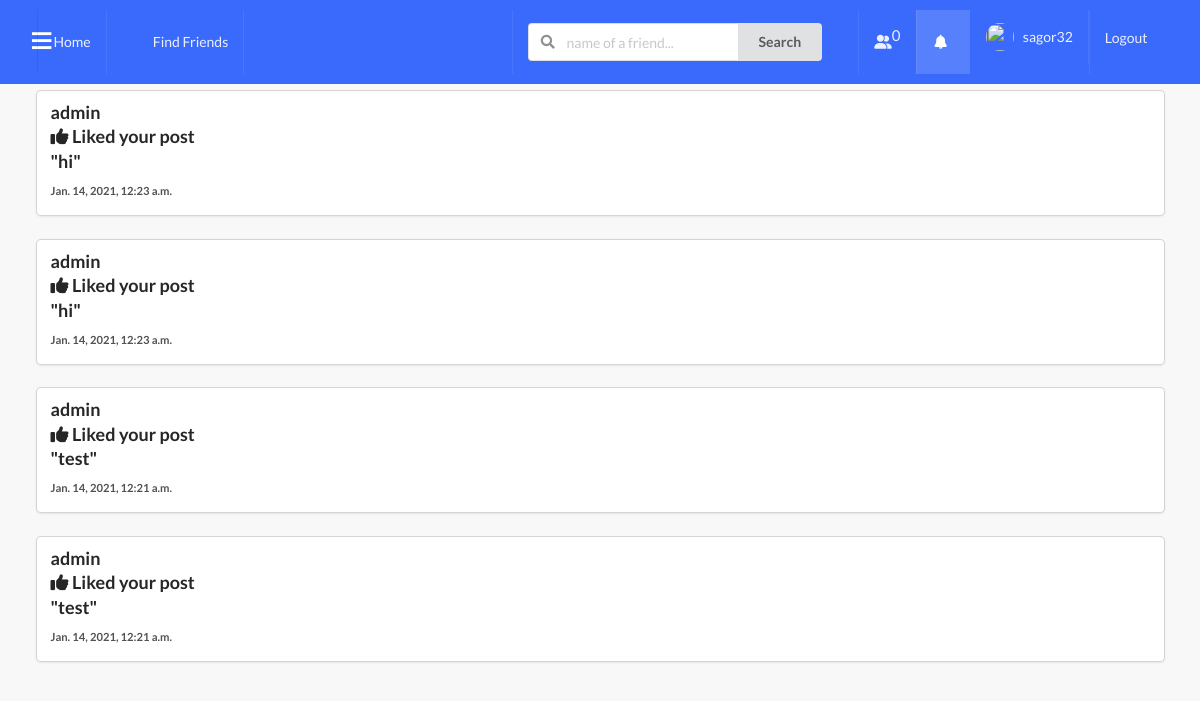
Screenshot of /notifications/ (signed in) with the database file from the repository.
### notifications/models.py (models this page shows)
class Notification(models.Model):
    NOTIFICATION_TYPES = ((1, 'Like'), (2, 'Comment'), (3, 'Follow'))
    post = models.ForeignKey('posts.Post', on_delete=models.CASCADE, related_name="noti_post", blank=True, null=True)
    sender = models.ForeignKey(Profile, on_delete=models.CASCADE, related_name="noti_from_user")
    user = models.ForeignKey(Profile, on_delete=models.CASCADE, related_name="noti_to_user")
    notification_type = models.IntegerField(choices=NOTIFICATION_TYPES)
    text_preview = models.CharField(max_length=100, blank=True)
    date = models.DateTimeField(auto_now_add=True)
    is_seen = models.BooleanField(default=False)

### profiles/models.py (models this page shows, shortened)
class Profile(models.Model):
    first_name = models.CharField(max_length=200, blank=True)
    last_name = models.CharField(max_length=200, blank=True)
    user = models.OneToOneField(User, on_delete=models.CASCADE)
    bio = models.TextField(default="no bio...", max_length=300)
    email = models.EmailField(max_length=200, blank=True)
    country = models.CharField(max_length=200, blank=True)
    location = models.CharField(max_length=100, null=True, blank=True)
    facebook_url = models.CharField(max_length=80, null=True, blank=True)
    avatar = models.ImageField(default='avatar.png', upload_to='avatars/', verbose_name='Picture')
    friends = models.ManyToManyField(User, blank=True, related_name='friends')
    slug = models.SlugField(unique=True, blank=True)
    updated = models.DateTimeField(auto_now=True)
    created = models.DateTimeField(auto_now_add=True)
    is_block = models.BooleanField(default=False)
    objects = ProfileManager()
    def __str__(self):
        return f"{self.user.username}"
    __initial_first_name = None
    __initial_last_name = None

### posts/models.py (models this page shows, shortened)
class Post(models.Model):
    content = models.TextField(blank=True, null=True)
    image = models.ImageField(upload_to='posts', validators=[FileExtensionValidator(['png', 'jpg', 'jpeg'])],
                              blank=True)
    video = models.FileField(upload_to='video_posts',
                             null=True, blank=True)
    liked = models.ManyToManyField(Profile, blank=True, related_name='likes')
    updated = models.DateTimeField(auto_now=True)
    created = models.DateTimeField(auto_now_add=True)
    author = models.ForeignKey(Profile, on_delete=models.CASCADE, related_name='posts')
    class Meta:
        ordering = ('-created',)

### notifications/views.py (the view)
# urls.py: path('', ShowNOtifications, name='show-notifications'),
def ShowNOtifications(request):
    user = request.user
    profile=Profile.objects.get(user=user)
    notifications = Notification.objects.filter(user=profile).order_by('-date')
    Notification.objects.filter(user=profile, is_seen=False).update(is_seen=True)
    template = loader.get_template('notifications/notificationslist.html')
    context = {
        'notifications': notifications,
    }
    return HttpResponse(template.render(context, request))

### profiles/context_processors.py (called while the page is built)
def profile_pic(request):
    if request.user.is_authenticated:
        profile_obj = Profile.objects.get(user=request.user)
        pic = profile_obj.avatar
        return {'picture':pic}
    return {}

def invatations_received_no(request):
    if request.user.is_authenticated:
        profile_obj = Profile.objects.get(user=request.user)
        qs_count = Relationship.objects.invatations_received(profile_obj).count()
        return {'invites_num':qs_count}
    return {}

### profiles/models.py (called while the page is built)
    def invatations_received(self, receiver):
        qs = Relationship.objects.filter(receiver=receiver, status='send')
        return qs

### notifications/templates/notifications/notificationslist.html (shortened to what this page needs)
{% extends 'base.html' %}
{% block content %}
<div class="ui cards">
    {% for noti in notifications %}
     <div class="card" style="width:100%">
         <div class="content">
       <div class="header">
        {{ noti.sender }} {{ noti.sender.profile.last_name }} <p> <i class="fas fa-thumbs-up"></i> Liked your post</p> "{{noti.post.content}}"
      </div>
      <div class="description">
             <strong><small>{{ noti.date }}</small></strong>
      </div>
    </div>
  </div>
{% endfor %}
</div>
{% endblock content %}

### templates/main/navbar.html (shortened to what this page needs)
{% url 'home-view' as path_to_home %}
{% url 'posts:main-post-view' as path_to_posts %}
{% url 'profiles:my-profile-view' as path_to_my_profile %}
{% url 'profiles:my-invites-view' as path_to_my_invites %}
{% url 'profiles:invite-profiles-view' as path_to_invites %}
{% url 'profiles:all-profiles-view' as path_to_all_profiles %}
{% url 'profiles:search-profile' as search_profile %}
{% url 'logout' as logout %}
{% url 'notifications:show-notifications' as path_to_all_notifications %}
{% url 'product' as path_to_product %}
{% if request.user.is_authenticated %}
<div class="ui inverted menu nav mb-7" style="margin: 0px;">
   <span id="showsidebar"class="_icon">&equiv;</span>
  <div class="ui container">
    <a href="{% url 'posts:main-post-view' %}" class="{% if request.path == path_to_posts %}active{% endif %} item">
        Home
    </a>
       <a href="{{path_to_all_profiles}}" class="{% if request.path == path_to_all_profiles %}active{% endif %} item" style="margin-left: 30px">
       Find Friends
     </a>
    <div class="right menu">
             <div class="item" style="margin-right:20px">
              <form action="{{search_profile}}" method="get">
                <div class="ui action left icon input">
                <input class="prompt" type="text" name="q" placeholder="name of a friend...">
                <button type='submit' class="ui button">Search</button>
                </div>
            </form>
            </div>
            <a href="{{path_to_my_invites}}" class="{% if request.path == path_to_my_invites %}active{% endif %} item">
                 <i class="fas fa-user-friends"></i>
                <sup style="padding:0px; margin:0px; font-size:15px;">{{invites_num}}</sup>
            </a>
            <a href="{% url 'notifications:show-notifications' %}" class="{% if request.path == path_to_all_notifications %}active{% endif %} item">
                <i class="bell icon"></i>
            </a>
            <div style="padding-left:20x;">
            <a href="{{path_to_my_profile}}" class="{% if request.path == path_to_my_profile %}active{% endif %} item">
                <img src={{picture.url}} class="ui avatar image">&nbsp;
                 {{ request.user }}
            </a>
            </div>
            <a href="{{logout}}" class="ui item" style="padding-bottom:22px">
                Logout
            </a>
    </div>
  </div>
</div>
 {% endif %}

### static_project/style.css (style rules this page uses)
body { background: #F8F8F8 !important; }
.nav { border-radius: 0px !important; padding: 10px 0 10px 0 !important; background-color: #396afc !important; }
.mb-7 { margin-bottom: 7px !important; }

### templates/main/navbar.html (style rules this page uses)
._icon { position: absolute; margin-top: 20px; padding-left:30px; display: block; font-size: 30pt; color: #fff; text-decoration: none; font-family: 'Carrois Gothic', sans-serif; cursor: pointer; position: fixed; }

### rows the page displays
Notification: sender "admin", post.content "hi", date "Jan. 14, 2021, 12:23 a.m."
Notification: sender "admin", post.content "hi", date "Jan. 14, 2021, 12:23 a.m."
Notification: sender "admin", post.content "test", date "Jan. 14, 2021, 12:21 a.m."
Notification: sender "admin", post.content "test", date "Jan. 14, 2021, 12:21 a.m."

### other values shown
{{ invites_num }} "0"
{{ request.user }} "sagor32"
